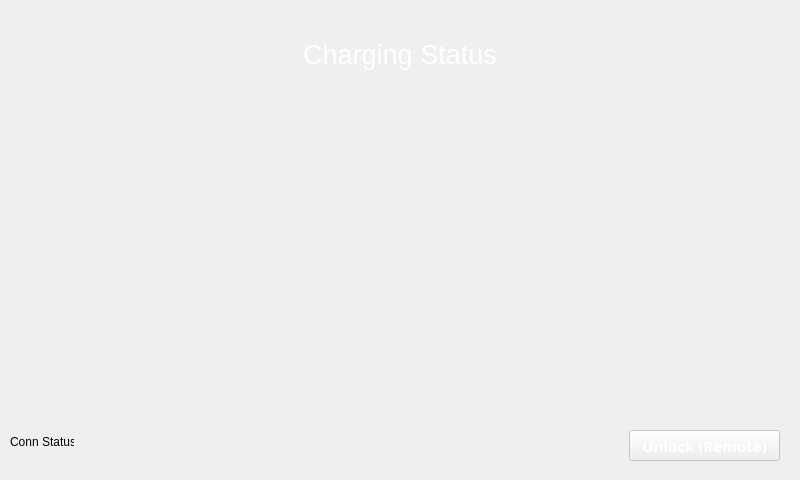
<?xml version="1.0" encoding="UTF-8"?>
<ui version="4.0">
 <class>ChargingWindow</class>
 <widget class="QMainWindow" name="ChargingWindow">
  <property name="windowModality">
   <enum>Qt::ApplicationModal</enum>
  </property>
  <property name="geometry">
   <rect>
    <x>0</x>
    <y>0</y>
    <width>800</width>
    <height>480</height>
   </rect>
  </property>
  <property name="windowTitle">
   <string>ChargingW</string>
  </property>
  <property name="styleSheet">
   <string notr="true"/>
  </property>
  <widget class="QWidget" name="centralwidget">
   <widget class="QPushButton" name="quitButton">
    <property name="geometry">
     <rect>
      <x>6</x>
      <y>7</y>
      <width>83</width>
      <height>66</height>
     </rect>
    </property>
    <property name="font">
     <font>
      <pointsize>9</pointsize>
      <weight>50</weight>
      <bold>false</bold>
     </font>
    </property>
    <property name="focusPolicy">
     <enum>Qt::NoFocus</enum>
    </property>
    <property name="styleSheet">
     <string notr="true"/>
    </property>
    <property name="text">
     <string/>
    </property>
    <property name="checkable">
     <bool>false</bool>
    </property>
    <property name="checked">
     <bool>false</bool>
    </property>
    <property name="flat">
     <bool>true</bool>
    </property>
   </widget>
   <widget class="QLabel" name="label_SafeMode">
    <property name="geometry">
     <rect>
      <x>175</x>
      <y>430</y>
      <width>450</width>
      <height>40</height>
     </rect>
    </property>
    <property name="palette">
     <palette>
      <active>
       <colorrole role="WindowText">
        <brush brushstyle="SolidPattern">
         <color alpha="255">
          <red>255</red>
          <green>255</green>
          <blue>255</blue>
         </color>
        </brush>
       </colorrole>
       <colorrole role="Button">
        <brush brushstyle="SolidPattern">
         <color alpha="150">
          <red>255</red>
          <green>44</green>
          <blue>100</blue>
         </color>
        </brush>
       </colorrole>
       <colorrole role="Text">
        <brush brushstyle="SolidPattern">
         <color alpha="255">
          <red>255</red>
          <green>255</green>
          <blue>255</blue>
         </color>
        </brush>
       </colorrole>
       <colorrole role="Base">
        <brush brushstyle="SolidPattern">
         <color alpha="150">
          <red>255</red>
          <green>44</green>
          <blue>100</blue>
         </color>
        </brush>
       </colorrole>
       <colorrole role="Window">
        <brush brushstyle="SolidPattern">
         <color alpha="150">
          <red>255</red>
          <green>44</green>
          <blue>100</blue>
         </color>
        </brush>
       </colorrole>
       <colorrole role="PlaceholderText">
        <brush brushstyle="NoBrush">
         <color alpha="128">
          <red>255</red>
          <green>255</green>
          <blue>255</blue>
         </color>
        </brush>
       </colorrole>
      </active>
      <inactive>
       <colorrole role="WindowText">
        <brush brushstyle="SolidPattern">
         <color alpha="255">
          <red>255</red>
          <green>255</green>
          <blue>255</blue>
         </color>
        </brush>
       </colorrole>
       <colorrole role="Button">
        <brush brushstyle="SolidPattern">
         <color alpha="150">
          <red>255</red>
          <green>44</green>
          <blue>100</blue>
         </color>
        </brush>
       </colorrole>
       <colorrole role="Text">
        <brush brushstyle="SolidPattern">
         <color alpha="255">
          <red>255</red>
          <green>255</green>
          <blue>255</blue>
         </color>
        </brush>
       </colorrole>
       <colorrole role="Base">
        <brush brushstyle="SolidPattern">
         <color alpha="150">
          <red>255</red>
          <green>44</green>
          <blue>100</blue>
         </color>
        </brush>
       </colorrole>
       <colorrole role="Window">
        <brush brushstyle="SolidPattern">
         <color alpha="150">
          <red>255</red>
          <green>44</green>
          <blue>100</blue>
         </color>
        </brush>
       </colorrole>
       <colorrole role="PlaceholderText">
        <brush brushstyle="NoBrush">
         <color alpha="128">
          <red>255</red>
          <green>255</green>
          <blue>255</blue>
         </color>
        </brush>
       </colorrole>
      </inactive>
      <disabled>
       <colorrole role="WindowText">
        <brush brushstyle="SolidPattern">
         <color alpha="255">
          <red>143</red>
          <green>146</green>
          <blue>147</blue>
         </color>
        </brush>
       </colorrole>
       <colorrole role="Button">
        <brush brushstyle="SolidPattern">
         <color alpha="150">
          <red>255</red>
          <green>44</green>
          <blue>100</blue>
         </color>
        </brush>
       </colorrole>
       <colorrole role="Text">
        <brush brushstyle="SolidPattern">
         <color alpha="255">
          <red>143</red>
          <green>146</green>
          <blue>147</blue>
         </color>
        </brush>
       </colorrole>
       <colorrole role="Base">
        <brush brushstyle="SolidPattern">
         <color alpha="150">
          <red>255</red>
          <green>44</green>
          <blue>100</blue>
         </color>
        </brush>
       </colorrole>
       <colorrole role="Window">
        <brush brushstyle="SolidPattern">
         <color alpha="150">
          <red>255</red>
          <green>44</green>
          <blue>100</blue>
         </color>
        </brush>
       </colorrole>
       <colorrole role="PlaceholderText">
        <brush brushstyle="NoBrush">
         <color alpha="128">
          <red>255</red>
          <green>255</green>
          <blue>255</blue>
         </color>
        </brush>
       </colorrole>
      </disabled>
     </palette>
    </property>
    <property name="font">
     <font>
      <family>Sans</family>
      <pointsize>22</pointsize>
      <weight>50</weight>
      <bold>false</bold>
     </font>
    </property>
    <property name="styleSheet">
     <string notr="true"/>
    </property>
    <property name="text">
     <string/>
    </property>
    <property name="alignment">
     <set>Qt::AlignCenter</set>
    </property>
   </widget>
   <widget class="QLabel" name="label_ExitBK">
    <property name="geometry">
     <rect>
      <x>6</x>
      <y>7</y>
      <width>83</width>
      <height>66</height>
     </rect>
    </property>
    <property name="palette">
     <palette>
      <active>
       <colorrole role="WindowText">
        <brush brushstyle="SolidPattern">
         <color alpha="255">
          <red>255</red>
          <green>255</green>
          <blue>255</blue>
         </color>
        </brush>
       </colorrole>
       <colorrole role="Button">
        <brush brushstyle="SolidPattern">
         <color alpha="150">
          <red>255</red>
          <green>44</green>
          <blue>100</blue>
         </color>
        </brush>
       </colorrole>
       <colorrole role="Text">
        <brush brushstyle="SolidPattern">
         <color alpha="255">
          <red>255</red>
          <green>255</green>
          <blue>255</blue>
         </color>
        </brush>
       </colorrole>
       <colorrole role="Base">
        <brush brushstyle="SolidPattern">
         <color alpha="150">
          <red>255</red>
          <green>44</green>
          <blue>100</blue>
         </color>
        </brush>
       </colorrole>
       <colorrole role="Window">
        <brush brushstyle="SolidPattern">
         <color alpha="150">
          <red>255</red>
          <green>44</green>
          <blue>100</blue>
         </color>
        </brush>
       </colorrole>
       <colorrole role="PlaceholderText">
        <brush brushstyle="NoBrush">
         <color alpha="128">
          <red>255</red>
          <green>255</green>
          <blue>255</blue>
         </color>
        </brush>
       </colorrole>
      </active>
      <inactive>
       <colorrole role="WindowText">
        <brush brushstyle="SolidPattern">
         <color alpha="255">
          <red>255</red>
          <green>255</green>
          <blue>255</blue>
         </color>
        </brush>
       </colorrole>
       <colorrole role="Button">
        <brush brushstyle="SolidPattern">
         <color alpha="150">
          <red>255</red>
          <green>44</green>
          <blue>100</blue>
         </color>
        </brush>
       </colorrole>
       <colorrole role="Text">
        <brush brushstyle="SolidPattern">
         <color alpha="255">
          <red>255</red>
          <green>255</green>
          <blue>255</blue>
         </color>
        </brush>
       </colorrole>
       <colorrole role="Base">
        <brush brushstyle="SolidPattern">
         <color alpha="150">
          <red>255</red>
          <green>44</green>
          <blue>100</blue>
         </color>
        </brush>
       </colorrole>
       <colorrole role="Window">
        <brush brushstyle="SolidPattern">
         <color alpha="150">
          <red>255</red>
          <green>44</green>
          <blue>100</blue>
         </color>
        </brush>
       </colorrole>
       <colorrole role="PlaceholderText">
        <brush brushstyle="NoBrush">
         <color alpha="128">
          <red>255</red>
          <green>255</green>
          <blue>255</blue>
         </color>
        </brush>
       </colorrole>
      </inactive>
      <disabled>
       <colorrole role="WindowText">
        <brush brushstyle="SolidPattern">
         <color alpha="255">
          <red>143</red>
          <green>146</green>
          <blue>147</blue>
         </color>
        </brush>
       </colorrole>
       <colorrole role="Button">
        <brush brushstyle="SolidPattern">
         <color alpha="150">
          <red>255</red>
          <green>44</green>
          <blue>100</blue>
         </color>
        </brush>
       </colorrole>
       <colorrole role="Text">
        <brush brushstyle="SolidPattern">
         <color alpha="255">
          <red>143</red>
          <green>146</green>
          <blue>147</blue>
         </color>
        </brush>
       </colorrole>
       <colorrole role="Base">
        <brush brushstyle="SolidPattern">
         <color alpha="150">
          <red>255</red>
          <green>44</green>
          <blue>100</blue>
         </color>
        </brush>
       </colorrole>
       <colorrole role="Window">
        <brush brushstyle="SolidPattern">
         <color alpha="150">
          <red>255</red>
          <green>44</green>
          <blue>100</blue>
         </color>
        </brush>
       </colorrole>
       <colorrole role="PlaceholderText">
        <brush brushstyle="NoBrush">
         <color alpha="128">
          <red>255</red>
          <green>255</green>
          <blue>255</blue>
         </color>
        </brush>
       </colorrole>
      </disabled>
     </palette>
    </property>
    <property name="font">
     <font>
      <family>Sans</family>
      <pointsize>22</pointsize>
      <weight>50</weight>
      <bold>false</bold>
     </font>
    </property>
    <property name="styleSheet">
     <string notr="true"/>
    </property>
    <property name="text">
     <string/>
    </property>
    <property name="alignment">
     <set>Qt::AlignCenter</set>
    </property>
   </widget>
   <widget class="QLabel" name="statusLabel">
    <property name="geometry">
     <rect>
      <x>130</x>
      <y>17</y>
      <width>540</width>
      <height>53</height>
     </rect>
    </property>
    <property name="font">
     <font>
      <pointsize>20</pointsize>
     </font>
    </property>
    <property name="styleSheet">
     <string notr="true">color: rgb(255, 255, 255);</string>
    </property>
    <property name="text">
     <string>Charging Status</string>
    </property>
    <property name="alignment">
     <set>Qt::AlignBottom|Qt::AlignHCenter</set>
    </property>
    <property name="wordWrap">
     <bool>true</bool>
    </property>
   </widget>
   <widget class="QPushButton" name="unlockButton">
    <property name="enabled">
     <bool>false</bool>
    </property>
    <property name="geometry">
     <rect>
      <x>629</x>
      <y>430</y>
      <width>151</width>
      <height>31</height>
     </rect>
    </property>
    <property name="font">
     <font>
      <family>Arial Black</family>
      <pointsize>11</pointsize>
      <weight>75</weight>
      <bold>true</bold>
     </font>
    </property>
    <property name="styleSheet">
     <string notr="true">color:rgb(255, 255, 255);</string>
    </property>
    <property name="text">
     <string>Unlock (Remote)</string>
    </property>
   </widget>
   <widget class="QWidget" name="chargeDetailsWidget" native="true">
    <property name="geometry">
     <rect>
      <x>175</x>
      <y>215</y>
      <width>455</width>
      <height>190</height>
     </rect>
    </property>
    <property name="font">
     <font>
      <family>Calibri Light</family>
      <pointsize>18</pointsize>
     </font>
    </property>
   </widget>
   <widget class="QLabel" name="connStatusIcon">
    <property name="geometry">
     <rect>
      <x>10</x>
      <y>410</y>
      <width>64</width>
      <height>64</height>
     </rect>
    </property>
    <property name="text">
     <string>Conn Status</string>
    </property>
   </widget>
   <widget class="QLabel" name="loadmanagemsg">
    <property name="geometry">
     <rect>
      <x>0</x>
      <y>420</y>
      <width>801</width>
      <height>41</height>
     </rect>
    </property>
    <property name="text">
     <string/>
    </property>
   </widget>
   <widget class="QLabel" name="label_PauseBK">
    <property name="geometry">
     <rect>
      <x>710</x>
      <y>7</y>
      <width>83</width>
      <height>66</height>
     </rect>
    </property>
    <property name="palette">
     <palette>
      <active>
       <colorrole role="WindowText">
        <brush brushstyle="SolidPattern">
         <color alpha="255">
          <red>255</red>
          <green>255</green>
          <blue>255</blue>
         </color>
        </brush>
       </colorrole>
       <colorrole role="Button">
        <brush brushstyle="SolidPattern">
         <color alpha="150">
          <red>255</red>
          <green>44</green>
          <blue>100</blue>
         </color>
        </brush>
       </colorrole>
       <colorrole role="Text">
        <brush brushstyle="SolidPattern">
         <color alpha="255">
          <red>255</red>
          <green>255</green>
          <blue>255</blue>
         </color>
        </brush>
       </colorrole>
       <colorrole role="Base">
        <brush brushstyle="SolidPattern">
         <color alpha="150">
          <red>255</red>
          <green>44</green>
          <blue>100</blue>
         </color>
        </brush>
       </colorrole>
       <colorrole role="Window">
        <brush brushstyle="SolidPattern">
         <color alpha="150">
          <red>255</red>
          <green>44</green>
          <blue>100</blue>
         </color>
        </brush>
       </colorrole>
       <colorrole role="PlaceholderText">
        <brush brushstyle="NoBrush">
         <color alpha="128">
          <red>255</red>
          <green>255</green>
          <blue>255</blue>
         </color>
        </brush>
       </colorrole>
      </active>
      <inactive>
       <colorrole role="WindowText">
        <brush brushstyle="SolidPattern">
         <color alpha="255">
          <red>255</red>
          <green>255</green>
          <blue>255</blue>
         </color>
        </brush>
       </colorrole>
       <colorrole role="Button">
        <brush brushstyle="SolidPattern">
         <color alpha="150">
          <red>255</red>
          <green>44</green>
          <blue>100</blue>
         </color>
        </brush>
       </colorrole>
       <colorrole role="Text">
        <brush brushstyle="SolidPattern">
         <color alpha="255">
          <red>255</red>
          <green>255</green>
          <blue>255</blue>
         </color>
        </brush>
       </colorrole>
       <colorrole role="Base">
        <brush brushstyle="SolidPattern">
         <color alpha="150">
          <red>255</red>
          <green>44</green>
          <blue>100</blue>
         </color>
        </brush>
       </colorrole>
       <colorrole role="Window">
        <brush brushstyle="SolidPattern">
         <color alpha="150">
          <red>255</red>
          <green>44</green>
          <blue>100</blue>
         </color>
        </brush>
       </colorrole>
       <colorrole role="PlaceholderText">
        <brush brushstyle="NoBrush">
         <color alpha="128">
          <red>255</red>
          <green>255</green>
          <blue>255</blue>
         </color>
        </brush>
       </colorrole>
      </inactive>
      <disabled>
       <colorrole role="WindowText">
        <brush brushstyle="SolidPattern">
         <color alpha="255">
          <red>143</red>
          <green>146</green>
          <blue>147</blue>
         </color>
        </brush>
       </colorrole>
       <colorrole role="Button">
        <brush brushstyle="SolidPattern">
         <color alpha="150">
          <red>255</red>
          <green>44</green>
          <blue>100</blue>
         </color>
        </brush>
       </colorrole>
       <colorrole role="Text">
        <brush brushstyle="SolidPattern">
         <color alpha="255">
          <red>143</red>
          <green>146</green>
          <blue>147</blue>
         </color>
        </brush>
       </colorrole>
       <colorrole role="Base">
        <brush brushstyle="SolidPattern">
         <color alpha="150">
          <red>255</red>
          <green>44</green>
          <blue>100</blue>
         </color>
        </brush>
       </colorrole>
       <colorrole role="Window">
        <brush brushstyle="SolidPattern">
         <color alpha="150">
          <red>255</red>
          <green>44</green>
          <blue>100</blue>
         </color>
        </brush>
       </colorrole>
       <colorrole role="PlaceholderText">
        <brush brushstyle="NoBrush">
         <color alpha="128">
          <red>255</red>
          <green>255</green>
          <blue>255</blue>
         </color>
        </brush>
       </colorrole>
      </disabled>
     </palette>
    </property>
    <property name="font">
     <font>
      <family>Sans</family>
      <pointsize>22</pointsize>
      <weight>50</weight>
      <bold>false</bold>
     </font>
    </property>
    <property name="styleSheet">
     <string notr="true"/>
    </property>
    <property name="text">
     <string/>
    </property>
    <property name="alignment">
     <set>Qt::AlignCenter</set>
    </property>
   </widget>      
   <widget class="QPushButton" name="pauseButton">
    <property name="geometry">
     <rect>
      <x>710</x>
      <y>7</y>
      <width>83</width>
      <height>66</height>
     </rect>
    </property>
    <property name="font">
     <font>
      <pointsize>9</pointsize>
      <weight>50</weight>
      <bold>false</bold>
     </font>
    </property>
    <property name="focusPolicy">
     <enum>Qt::NoFocus</enum>
    </property>
    <property name="styleSheet">
     <string notr="true"/>
    </property>
    <property name="text">
     <string/>
    </property>
    <property name="checkable">
     <bool>false</bool>
    </property>
    <property name="checked">
     <bool>false</bool>
    </property>
    <property name="flat">
     <bool>true</bool>
    </property>
   </widget>
   <zorder>label_ExitBK</zorder>
   <zorder>quitButton</zorder>
   <zorder>label_SafeMode</zorder>
   <zorder>statusLabel</zorder>
   <zorder>unlockButton</zorder>
   <zorder>chargeDetailsWidget</zorder>
   <zorder>connStatusIcon</zorder>
   <zorder>loadmanagemsg</zorder>
   <zorder>label_PauseBK</zorder>
   <zorder>pauseButton</zorder>
  </widget>
 </widget>
 <resources/>
 <connections/>
</ui>
